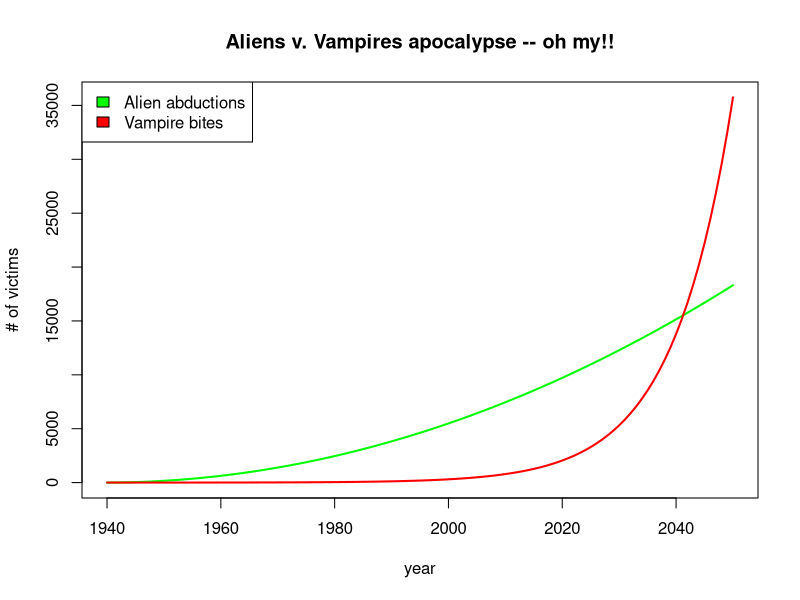

Recreate this plot in R.

# Aliens v. Vampires -- version 1.0
# (quadratic vs. exponential growth)
# CPSC 420 -- spring 2016


# Set up time.
delta.t <- 1   # years
time <- seq(1940,2050,delta.t)

# Utility functions to convert between i and t.
itot <- function(i) (i-1)*delta.t + 1940
ttoi <- function(t) (t-1940)/delta.t + 1

# Simulation parameters.
alien.abduction.rate <- 3      # (people/year)/year
bite.rate <- .1                # (people/year)/vampire

A <- vector()
V <- vector()

# Initial conditions. (No aliens until 1940, and only one lonely vampire.)
A[1] <- 0
V[1] <- 1


# Simulate.
for (i in 2:length(time)) {

    # Compute flows.
    A.prime <- alien.abduction.rate * (time[i] - 1940)   # people/year
    V.prime <- bite.rate * V[i-1]                        # people/year

    # Compute stocks.
    A[i] <- A[i-1] + A.prime * delta.t                   # people
    V[i] <- V[i-1] + V.prime * delta.t                   # people
}


# Plot results.
all.values <- c(A,V)
plot(time,A,type="l",col="green",lwd=2,
    ylim=c(min(all.values),max(all.values)),
    main="Aliens v. Vampires apocalypse -- oh my!!",
    xlab="year",
    ylab="# of victims")
lines(time,V,col="red",lwd=2)
legend("topleft",legend=c("Alien abductions","Vampire bites"),
    fill=c("green","red"))

